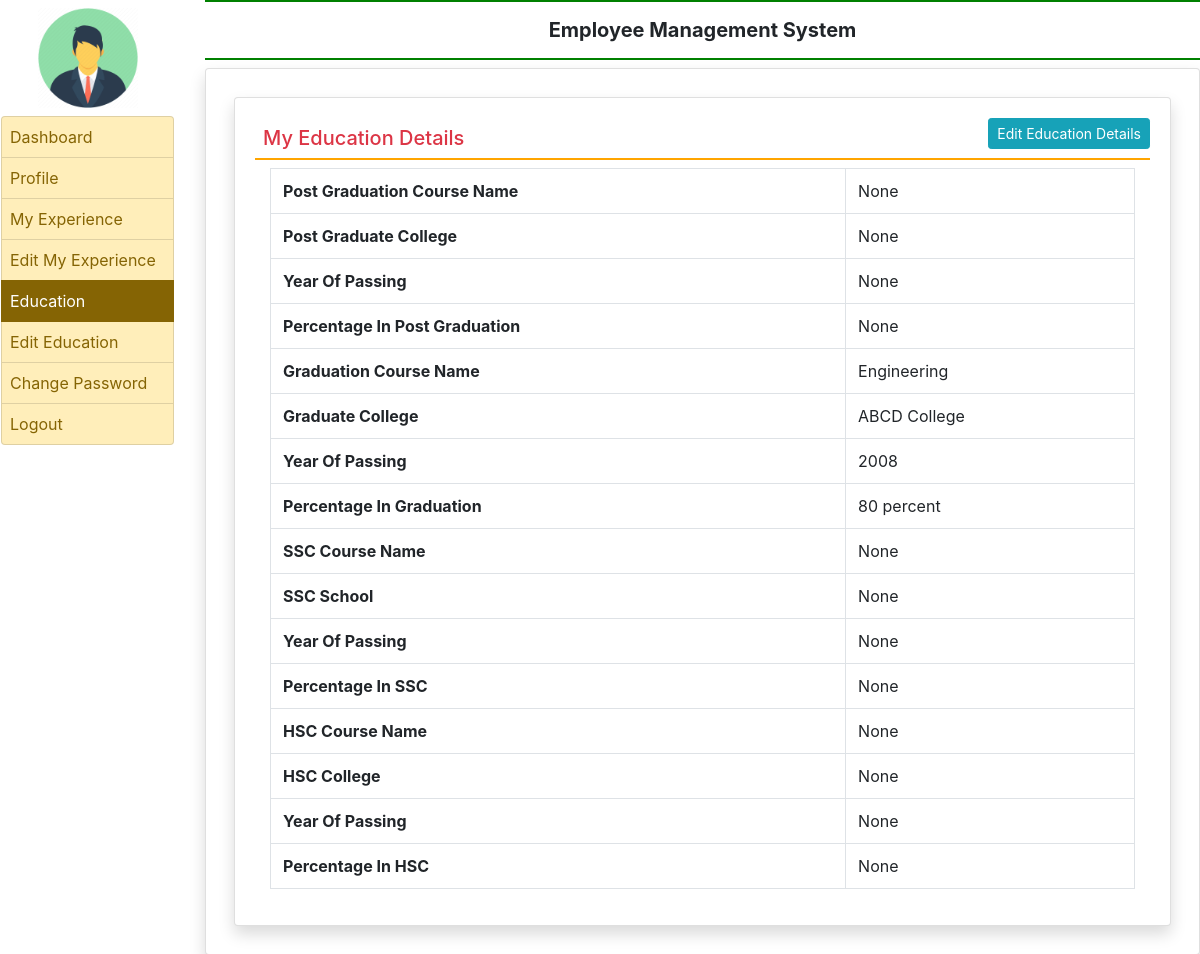
Screenshot of /my_education (signed in) with the database file from the repository.
### employee/models.py (models this page shows, shortened)
class EmployeeEducation(models.Model):
    user = models.ForeignKey(User, on_delete=models.CASCADE)
    coursepg = models.CharField(max_length=100,null=True)
    schoolclgpg = models.CharField(max_length=200, null=True)
    yearofpassingpg = models.CharField(max_length=20, null=True)
    percentagepg = models.CharField(max_length=30, null=True)
    coursegra = models.CharField(max_length=100,null=True)
    schoolclggra = models.CharField(max_length=200, null=True)
    yearofpassinggra = models.CharField(max_length=20, null=True)
    percentagegra = models.CharField(max_length=30, null=True)
    coursessc = models.CharField(max_length=100,null=True)
    schoolclgssc = models.CharField(max_length=200, null=True)
    yearofpassingssc = models.CharField(max_length=20, null=True)
    percentagessc = models.CharField(max_length=30, null=True)
    coursehsc = models.CharField(max_length=100,null=True)
    schoolclghsc = models.CharField(max_length=200, null=True)
    yearofpassinghsc = models.CharField(max_length=20, null=True)
    percentagehsc = models.CharField(max_length=30, null=True)

### employee/views.py (the view)
# urls.py: path('my_education', my_education, name='my_education'),
def my_education(request):
    if not request.user.is_authenticated:
        return redirect('emp_login')
    user = request.user
    education = EmployeeEducation.objects.get(user=user)
    return render(request, 'my_education.html', locals())

### employee/templates/my_education.html
{% extends 'emp_base.html' %} {%block main%}
<div class="card shadow m-2">
  <div class="card-body">
      <a href="{%url 'edit_myeducation'%}" class="btn btn-info float-right btn-sm">Edit Education Details</a>
    <h5 class="p-2 text-danger" style="border-bottom: 2px solid orange">
      My Education Details
    </h5>
    <div class="container-fluid">
      <table class="table table-bordered">
        <tr>
          <th>Post Graduation Course Name</th>
          <td>{{education.coursepg}}</td>
        </tr>
        <tr>
          <th>Post Graduate College </th>
          <td>{{education.schoolclgpg}}</td>
        </tr>
        <tr>
          <th>Year Of Passing</th>
          <td>{{education.yearofpassingpg}}</td>
        </tr>
        <tr>
          <th>Percentage In Post Graduation</th>
          <td>{{education.percentagepg}}</td>
        </tr>
        <tr>
            <th>Graduation Course Name</th>
            <td>{{education.coursegra}}</td>
          </tr>
          <tr>
            <th>Graduate College </th>
            <td>{{education.schoolclggra}}</td>
          </tr>
          <tr>
            <th>Year Of Passing</th>
            <td>{{education.yearofpassinggra}}</td>
          </tr>
          <tr>
            <th>Percentage In Graduation</th>
            <td>{{education.percentagegra}}</td>
          </tr>
          <tr>
            <th>SSC Course Name</th>
            <td>{{education.coursessc}}</td>
          </tr>
          <tr>
            <th>SSC School </th>
            <td>{{education.schoolclgssc}}</td>
          </tr>
          <tr>
            <th>Year Of Passing</th>
            <td>{{education.yearofpassingssc}}</td>
          </tr>
          <tr>
            <th>Percentage In SSC</th>
            <td>{{education.percentagessc}}</td>
          </tr>
           <tr>
          <th>HSC Course Name</th>
          <td>{{education.coursehsc}}</td>
        </tr>
        <tr>
          <th>HSC College </th>
          <td>{{education.schoolclghsc}}</td>
        </tr>
        <tr>
          <th>Year Of Passing</th>
          <td>{{education.yearofpassinghsc}}</td>
        </tr>
        <tr>
          <th>Percentage In HSC</th>
          <td>{{education.percentagehsc}}</td>
        </tr>
      </table>
    </div>
  </div>
</div>
{% endblock %}

### rows the page displays
EmployeeEducation: coursepg "None", schoolclgpg "None", yearofpassingpg "None", percentagepg "None", coursegra "Engineering", schoolclggra "ABCD College", yearofpassinggra "2008", percentagegra "80 percent", coursessc "None", schoolclgssc "None", yearofpassingssc "None", percentagessc "None", coursehsc "None", schoolclghsc "None", yearofpassinghsc "None", percentagehsc "None"
